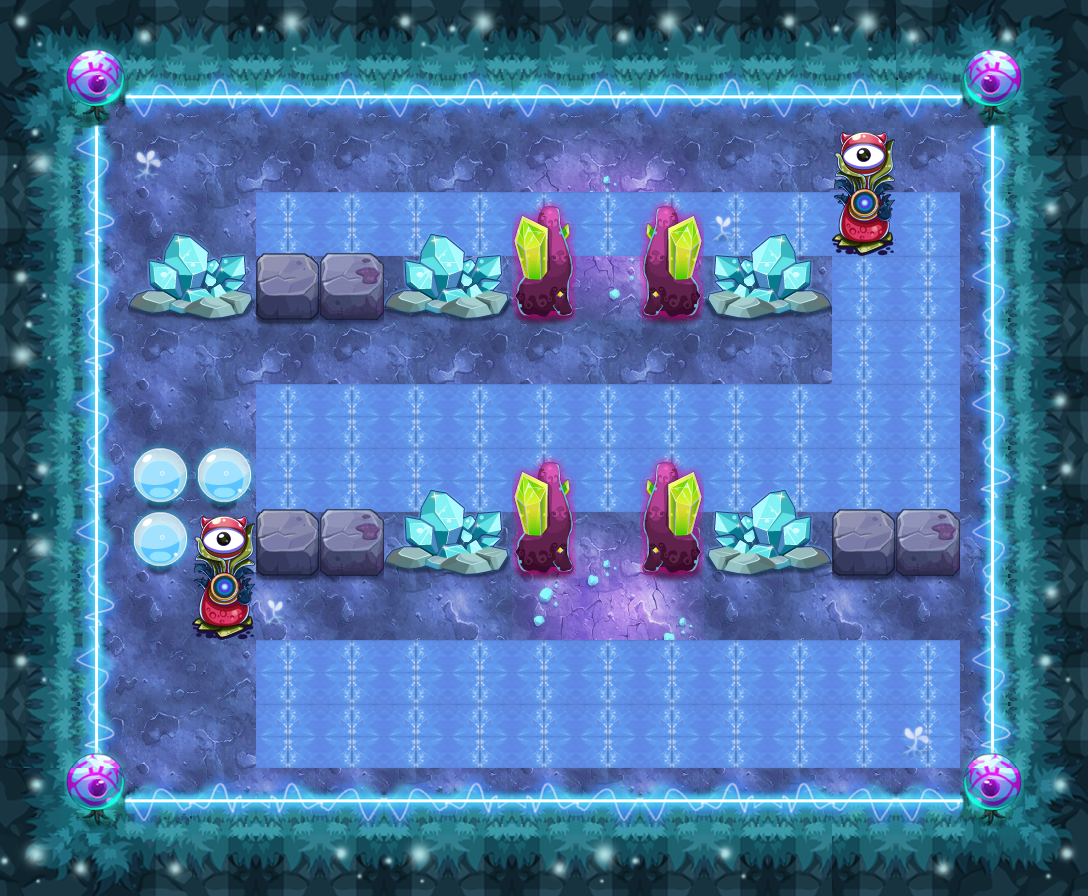

The image is a tile-based game level rendered from a .tmx file. Its description and source (layers, tilesets, objects; grid data summarised) follow:
An orthogonal 17x14 tile map with 64x64 px tiles, 12 tile layers (PASS, 块层 2, 块层 15, 块层 13, ...) and 20 objects (16x TRAP, 3x sjc3, PLAYER).

<map version="1.0" orientation="orthogonal" width="17" height="14" tilewidth="64" tileheight="64">
 <properties>
  <property name="DESTRY1" value="27" />
  <property name="DESTRY2" value="39" />
  <property name="DESTRY_COUNT" value="2" />
  <property name="EXP" value="1490" />
  <property name="ITEM" value="D059" />
  <property name="LOSE_SCRIPT" value="" />
  <property name="MONEY" value="2235" />
  <property name="START_SCRIPT" value="lv175" />
  <property name="WIN_SCRIPT" value="" />
 </properties>
 <tileset firstgid="1" name="ysmg" tilewidth="64" tileheight="64">
  <image source="ysmg-hd.png" width="960" height="1070" />
 </tileset>
 <layer name="PASS" width="17" height="14">
  <data>[238 cells, 133 non-empty, 10 distinct tile ids]</data>
 </layer>
 <layer name="块层 2" width="17" height="14">
  <data>[238 cells, 238 non-empty, 27 distinct tile ids]</data>
 </layer>
 <layer name="块层 15" width="17" height="14">
  <data>[238 cells, 42 non-empty, 6 distinct tile ids]</data>
 </layer>
 <layer name="块层 13" width="17" height="14">
  <data>[238 cells, 52 non-empty, 6 distinct tile ids]</data>
 </layer>
 <layer name="块层 3" width="17" height="14">
  <data>[238 cells, 24 non-empty, 6 distinct tile ids]</data>
 </layer>
 <layer name="块层 6" width="17" height="14">
  <data>[238 cells, 25 non-empty, 7 distinct tile ids]</data>
 </layer>
 <layer name="SHELTER 11" width="17" height="14">
  <data>[238 cells, 2 non-empty, 1 distinct tile ids]</data>
 </layer>
 <layer name="SHELTER 8" width="17" height="14">
  <data>[238 cells, 1 non-empty, 1 distinct tile ids]</data>
 </layer>
 <layer name="SHELTER 7" width="17" height="14">
  <data>[238 cells, 11 non-empty, 6 distinct tile ids]</data>
 </layer>
 <layer name="SHELTER 6" width="17" height="14">
  <data>[238 cells, 2 non-empty, 1 distinct tile ids]</data>
 </layer>
 <layer name="SHELTER 3" width="17" height="14">
  <data>[238 cells, 10 non-empty, 5 distinct tile ids]</data>
 </layer>
 <layer name="SHELTER 2" width="17" height="14">
  <data>[238 cells, 1 non-empty, 1 distinct tile ids]</data>
 </layer>
 <objectgroup name="对象层 1" width="34" height="28">
  <object name="PLAYER" type="PLAYER" x="128" y="128" width="64" height="64" />
  <object name="sjc3" x="384" y="576" width="64" height="64">
   <properties>
    <property name="lua_ai" value="monster_sjc_ai" />
    <property name="quality" value="sjc3.quality" />
   </properties>
  </object>
  <object name="ice_road" type="TRAP" x="256" y="192" width="704" height="64">
   <properties>
    <property name="lua_ai" value="ice_road_ai" />
   </properties>
  </object>
  <object name="ice_road" type="TRAP" x="832" y="256" width="128" height="256">
   <properties>
    <property name="lua_ai" value="ice_road_ai" />
   </properties>
  </object>
  <object name="ice_road" type="TRAP" x="256" y="384" width="576" height="128">
   <properties>
    <property name="lua_ai" value="ice_road_ai" />
   </properties>
  </object>
  <object name="ice_road" type="TRAP" x="256" y="640" width="704" height="128">
   <properties>
    <property name="lua_ai" value="ice_road_ai" />
   </properties>
  </object>
  <object name="pg1" type="TRAP" x="576" y="256" width="64" height="64">
   <properties>
    <property name="trap_ani" value="poison_ground.actor" />
    <property name="trap_floor" value="true" />
    <property name="trap_script" value="target(&quot;PLAYER&quot;):onDamage(target(&quot;PLAYER&quot;):getHP()*0.1,&quot;TRAP&quot;);" />
    <property name="trap_start_mode" value="0" />
   </properties>
  </object>
  <object name="pg1" type="TRAP" x="512" y="320" width="64" height="64">
   <properties>
    <property name="trap_ani" value="poison_ground.actor" />
    <property name="trap_floor" value="true" />
    <property name="trap_script" value="target(&quot;PLAYER&quot;):onDamage(target(&quot;PLAYER&quot;):getHP()*0.1,&quot;TRAP&quot;);" />
    <property name="trap_start_mode" value="0" />
   </properties>
  </object>
  <object name="pg1" type="TRAP" x="576" y="320" width="64" height="64">
   <properties>
    <property name="trap_ani" value="poison_ground.actor" />
    <property name="trap_floor" value="true" />
    <property name="trap_script" value="target(&quot;PLAYER&quot;):onDamage(target(&quot;PLAYER&quot;):getHP()*0.1,&quot;TRAP&quot;);" />
    <property name="trap_start_mode" value="0" />
   </properties>
  </object>
  <object name="pg1" type="TRAP" x="640" y="320" width="64" height="64">
   <properties>
    <property name="trap_ani" value="poison_ground.actor" />
    <property name="trap_floor" value="true" />
    <property name="trap_script" value="target(&quot;PLAYER&quot;):onDamage(target(&quot;PLAYER&quot;):getHP()*0.1,&quot;TRAP&quot;);" />
    <property name="trap_start_mode" value="0" />
   </properties>
  </object>
  <object name="pg1" type="TRAP" x="576" y="512" width="64" height="64">
   <properties>
    <property name="trap_ani" value="poison_ground.actor" />
    <property name="trap_floor" value="true" />
    <property name="trap_script" value="target(&quot;PLAYER&quot;):onDamage(target(&quot;PLAYER&quot;):getHP()*0.1,&quot;TRAP&quot;);" />
    <property name="trap_start_mode" value="0" />
   </properties>
  </object>
  <object name="pg1" type="TRAP" x="512" y="576" width="64" height="64">
   <properties>
    <property name="trap_ani" value="poison_ground.actor" />
    <property name="trap_floor" value="true" />
    <property name="trap_script" value="target(&quot;PLAYER&quot;):onDamage(target(&quot;PLAYER&quot;):getHP()*0.1,&quot;TRAP&quot;);" />
    <property name="trap_start_mode" value="0" />
   </properties>
  </object>
  <object name="pg1" type="TRAP" x="576" y="576" width="64" height="64">
   <properties>
    <property name="trap_ani" value="poison_ground.actor" />
    <property name="trap_floor" value="true" />
    <property name="trap_script" value="target(&quot;PLAYER&quot;):onDamage(target(&quot;PLAYER&quot;):getHP()*0.1,&quot;TRAP&quot;);" />
    <property name="trap_start_mode" value="0" />
   </properties>
  </object>
  <object name="pg1" type="TRAP" x="640" y="576" width="64" height="64">
   <properties>
    <property name="trap_ani" value="poison_ground.actor" />
    <property name="trap_floor" value="true" />
    <property name="trap_script" value="target(&quot;PLAYER&quot;):onDamage(target(&quot;PLAYER&quot;):getHP()*0.1,&quot;TRAP&quot;);" />
    <property name="trap_start_mode" value="0" />
   </properties>
  </object>
  <object name="ice1" type="TRAP" x="832" y="192" width="64" height="256">
   <properties>
    <property name="trap_id" value="3" />
    <property name="trap_particle" value="trap_fire_down_up_4.plist" />
    <property name="trap_state" value="open" />
   </properties>
  </object>
  <object name="ice_auto_control1" type="TRAP" x="0" y="832" width="64" height="64">
   <properties>
    <property name="trap_delay" value="2" />
    <property name="trap_id" value="0" />
    <property name="trap_script" value=" trap(&quot;ice1&quot;):setVisit( not trap(&quot;ice1&quot;):getVisit()  );  trap(&quot;ice1&quot;):setOpened( not trap(&quot;ice1&quot;):getOpened()  ); " />
    <property name="trap_start_mode" value="2" />
    <property name="trap_state" value="open" />
   </properties>
  </object>
  <object name="ice2" type="TRAP" x="192" y="576" width="64" height="192">
   <properties>
    <property name="trap_id" value="3" />
    <property name="trap_particle" value="trap_fire_down_up_3.plist" />
    <property name="trap_state" value="open" />
   </properties>
  </object>
  </objectgroup>
</map>
<!-- 3 of 20 objects omitted -->
